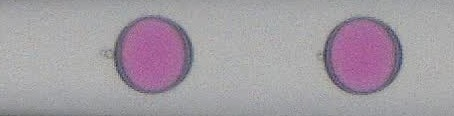
#> input picture data/Image1.jpg, 454 x 116 px, found by its file name
$ python test_darkedge_ransac.py
#> lines starting #> are read from the running program, lines starting #| are printed output that depends on the picture; after the words box and inside, x2 and y2 are one past the last pixel; in counts of white or black regions, pixels touching at a corner belong together; long printed decimals are rounded

import cv2
import numpy as np
import random
import math


def ransac_circle(points, n_iter=2000, inlier_thresh=2.0, min_inliers_ratio=0.3):
    """
    在给定点集上做 RANSAC 圆拟合。
    points: (N, 2)，每行 (x, y)
    返回: (cx, cy, r, inliers_mask) 或 None
    """

    if len(points) < 10:
        return None

    pts = points.astype(np.float32)
    best_model = None
    best_inliers = 0
    best_mask = None

    # 预先打乱索引避免每次 random.choices 成本
    idx = np.arange(len(pts))

    for _ in range(n_iter):
        # 随机选3个点拟合圆
        sample_idx = np.random.choice(idx, size=3, replace=False)
        p1, p2, p3 = pts[sample_idx]

        # 三点共线就跳过
        denom = 2 * (p1[0]*(p2[1]-p3[1]) + p2[0]*(p3[1]-p1[1]) + p3[0]*(p1[1]-p2[1]))
        if abs(denom) < 1e-6:
            continue

        # 三点确定圆心（解析几何公式）
        x1, y1 = p1
        x2, y2 = p2
        x3, y3 = p3

        a = x1**2 + y1**2
        b = x2**2 + y2**2
        c = x3**2 + y3**2

        cx = (a*(y2 - y3) + b*(y3 - y1) + c*(y1 - y2)) / denom
        cy = (a*(x3 - x2) + b*(x1 - x3) + c*(x2 - x1)) / denom

        # 半径
        dists = np.sqrt((pts[:, 0] - cx)**2 + (pts[:, 1] - cy)**2)
        r = np.median(dists)  # 用中位数更鲁棒

        # 计算 inliers
        residuals = np.abs(dists - r)
        inliers_mask = residuals < inlier_thresh
        n_inliers = np.count_nonzero(inliers_mask)

        if n_inliers > best_inliers:
            best_inliers = n_inliers
            best_model = (cx, cy, r)
            best_mask = inliers_mask

    if best_model is None:
        return None

    # 检查 inlier 比例
    if best_inliers < min_inliers_ratio * len(pts):
        return None

    cx, cy, r = best_model

    # 用 inliers 再做一次精修（最小二乘拟合）
    inlier_pts = pts[best_mask]
    if len(inlier_pts) >= 10:
        cx, cy, r = refine_circle_least_squares(inlier_pts, (cx, cy, r))

    return cx, cy, r, best_mask


def refine_circle_least_squares(points, initial_model):
    """
    用最小二乘在 RANSAC 初值附近精修圆参数
    """
    cx, cy, r = initial_model
    x = points[:, 0]
    y = points[:, 1]

    # 线性化：x^2 + y^2 + Ax + By + C = 0
    # 中心和半径可从 A, B, C 求出
    A = np.column_stack([x, y, np.ones_like(x)])
    b = -(x**2 + y**2)
    params, _, _, _ = np.linalg.lstsq(A, b, rcond=None)
    A_, B_, C_ = params
    cx_ls = -A_ / 2
    cy_ls = -B_ / 2
    r_ls = math.sqrt(max(cx_ls**2 + cy_ls**2 - C_, 0))

    return cx_ls, cy_ls, r_ls


def detect_dark_edge_points(gray, pink_mask=None,
                            dark_thresh=50,
                            erode_iter=0):
    """
    检测“暗像素点”作为黑边候选。
    gray: 灰度图
    pink_mask: 液滴大致区域的 mask（可选，用于屏蔽背景）
    dark_thresh: 小于该值认为是“暗”
    erode_iter: 对暗点做一点腐蚀，去掉孤立噪声
    返回: (N, 2) 点坐标 (x, y)
    """
    if pink_mask is not None:
        # 先限制在液滴区域附近
        mask_region = pink_mask > 0
    else:
        mask_region = np.ones_like(gray, dtype=bool)

    dark = (gray < dark_thresh) & mask_region

    if erode_iter > 0:
        kernel = np.ones((3, 3), np.uint8)
        dark = cv2.erode(dark.astype(np.uint8)*255, kernel, iterations=erode_iter) > 0

    ys, xs = np.where(dark)
    points = np.column_stack([xs, ys])
    return points


def rough_pink_mask(frame_bgr):
    """
    粗略用 HSV 把粉色区域圈出来，只用来限制搜索范围，不用于形状。
    参数可以之后再调。
    """
    hsv = cv2.cvtColor(frame_bgr, cv2.COLOR_BGR2HSV)
    lower_pink = np.array([155, 50, 50])
    upper_pink = np.array([180, 255, 255])
    mask = cv2.inRange(hsv, lower_pink, upper_pink)

    # 稍微膨胀一下，让 mask 覆盖黑边
    kernel = np.ones((3, 3), np.uint8)
    mask = cv2.dilate(mask, kernel, iterations=2)
    return mask


if __name__ == "__main__":
    # 1. 读取图像
    img = cv2.imread("data/Image1.jpg")  # 换成你当前那帧的文件名
#> img is the input picture: shape (116, 454, 3); mean B, G, R 162.8, 154.7, 162.7
    if img is None:
        print("无法读取图像")
        exit()

    # 2. 灰度图
    gray = cv2.cvtColor(img, cv2.COLOR_BGR2GRAY)
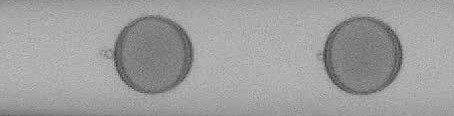
#> gray: shape (116, 454); min 40, max 197, mean 158

    # 3. 粗略粉色区域 mask（只用来缩小范围）
    pink_mask = rough_pink_mask(img)
#> in rough_pink_mask, `hsv = cv2.cvtColor(frame_bgr, cv2.COLOR_BGR2HSV)`: hsv: shape (116, 454, 3); mean H, S, V 89.1, 17.4, 164.8
#> in rough_pink_mask, `mask = cv2.inRange(hsv, lower_pink, upper_pink)`:
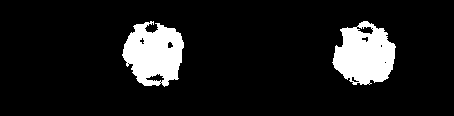
#> mask: shape (116, 454); 10.7% white; 2 white regions, box (x1, y1, x2, y2) and area: (332, 21, 396, 85) 2830, (122, 21, 184, 87) 2819
#> in rough_pink_mask, `mask = cv2.dilate(mask, kernel, iterations=2)`:
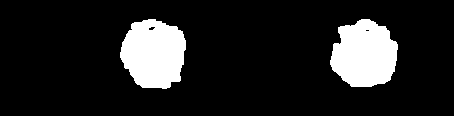
#> mask: shape (116, 454); 13.5% white; 2 white regions, box (x1, y1, x2, y2) and area: (120, 19, 186, 89) 3570, (330, 19, 398, 87) 3522

    # 4. 检测暗边候选点
    dark_points = detect_dark_edge_points(
        gray,
        pink_mask=pink_mask,
        dark_thresh=50,   # 这里是关键参数之一
        erode_iter=0
    )
#> in detect_dark_edge_points, `dark = (gray < dark_thresh) & mask_region`: dark: shape (116, 454) bool; every value is 0
#> in detect_dark_edge_points, `ys, xs = np.where(dark)`: ys = empty array
#> dark_points = empty array
    print(f"检测到暗点数量: {len(dark_points)}")
#| 检测到暗点数量: 0

    vis = img.copy()
    for x, y in dark_points:
        cv2.circle(vis, (int(x), int(y)), 1, (0, 0, 255), -1)
#> this loop made 0 passes

    # 5. 用 RANSAC 拟合圆（先假定图中只有一个主要液滴）
    model = ransac_circle(
        dark_points,
        n_iter=2000,
        inlier_thresh=2.0,      # 点到圆的距离误差容忍
        min_inliers_ratio=0.2   # 至少有 20% 点在圆上
    )

    if model is None:
        print("RANSAC 未找到稳定圆模型")
    else:
        cx, cy, r, inlier_mask = model
        print(f"拟合圆: center=({cx:.1f}, {cy:.1f}), r={r:.1f}px, d={2*r:.1f}px")
        # 画 inliers
        inlier_pts = dark_points[inlier_mask]
        for x, y in inlier_pts:
            cv2.circle(vis, (int(x), int(y)), 1, (0, 255, 0), -1)

        # 画拟合圆
        cv2.circle(vis, (int(cx), int(cy)), int(r), (0, 255, 255), 2)
        cv2.circle(vis, (int(cx), int(cy)), 2, (255, 0, 0), -1)

    # [7 lines of commented-out code are left out]

    print("灰度图统计:")
    print("min:", np.min(gray))
#| min: 40
    print("max:", np.max(gray))
#| max: 197
    print("mean:", np.mean(gray))
#| mean: 158.018
    print("std:", np.std(gray))
#| std: 20.633
